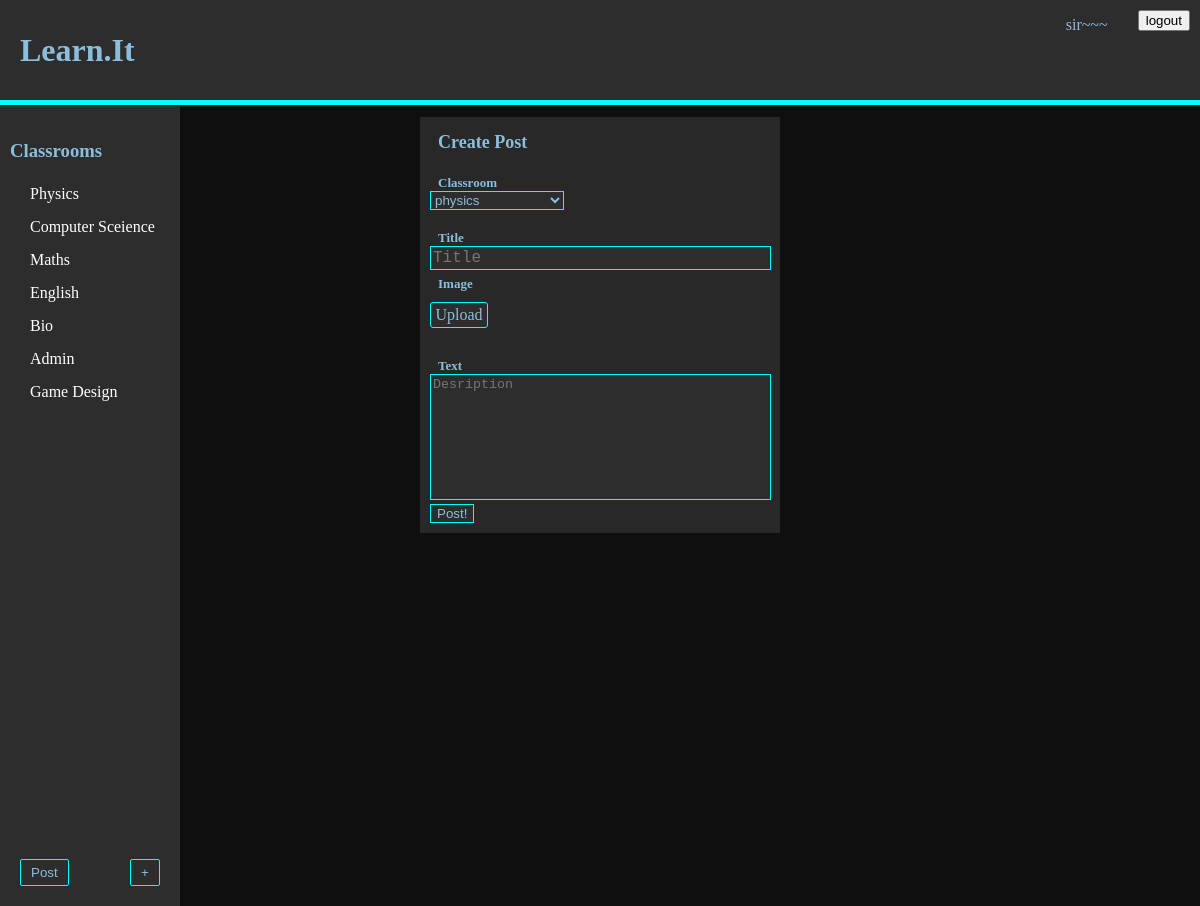
/p (signed in), run on the app's committed database.
### tables this page shows
CREATE TABLE User (id INTEGER PRIMARY KEY, name STRING, description TEXT, salt TEXT, password STRING);

CREATE TABLE User_Classroom (Uid INTEGER REFERENCES User (id), Cid INTEGER REFERENCES classroom (id), Admin BOOLEAN NOT NULL);

CREATE TABLE classroom (id INTEGER PRIMARY KEY, name STRING (25), description TEXT (100), ProPic TEXT);

### main.py (the view)
@app.route("/p")
def Post():
    if session.get("_User") is None:
        return redirect(url_for("main_user"))
    classes = do_query("""select classroom.name, Cid from User_Classroom
                        join classroom ON classroom.id = Cid WHERE Uid = ?;
                        """, (int(session["_User"]),), None)
    id = session["_User"]
    name = do_query("SELECT name from User where id = ?",
                    (session["_User"],), "fetch")
    return render_template("Post.html", title="Post", classrooms=classes,
                           uid=id, user_name=name)

### main.py (called while the page is built)
def do_query(query, data, fetch):
    conn = sqlite3.connect("learnit.db")
    cur = conn.cursor()
    cur.execute(query, data)
    if fetch is None:
        result = cur.fetchall()
    else:
        result = cur.fetchone()
    conn.close()
    return result

### templates/Post.html (shortened to what this page needs)
<!DOCTYPE html>
<html lang="en" dir="ltr">
  <head>
    <link class="jsbin" href="http://ajax.googleapis.com/ajax/libs/jqueryui/1/themes/base/jquery-ui.css" rel="stylesheet" type="text/css" />
  </head>
  <body>
    {%include 'header.html'%}
  {%include 'sidebar.html'%}
    <div class="post">
      <h1 class="post-title">Create Post</h1>
      <br>
      <h1 class="post-subtext">Classroom</h1><br>
      <form action="/SubmitPost" method="post" enctype="multipart/form-data">
        <select class="class-input" name="classroom" placeholder="Classroom">
          {%for i in classrooms%}
          <option value="{{i[1]}}">{{i[0]}}</option>
          {%endfor%}
        </select>
        <br><br>
        <h1 class="post-subtext">Title</h1><br>
        <textarea name="Title" rows="1" cols="40" maxlength="50" class="title-input" placeholder="Title"></textarea>
        <br> <h1 class="post-subtext">Image</h1><br>
        <div class="fileUpload btn btn-primary">
      <span>Upload</span>
      </div>
        <br>
        <h1 class="post-subtext">Text</h1><br>
        <textarea name="content" rows="8" cols="40" placeholder="Desription" class="text-input"></textarea>
        <input class="submit-input" type="submit" value="Post!">
      </form>
    </div>
  </body>
</html>

### templates/header.html (shortened to what this page needs)
<!DOCTYPE html>
<html lang="en" dir="ltr">
<link rel="stylesheet" href="../static/css/style.css">
  <head>
  </head>
  <body>
    <div class="header">
        <h1 class="title"><a href="/" class="Title-link">Learn.it</a>
        </h1>
        {%if login != "1"%}
        <div class="login-box">
          {%if uid == 0%}
          <br>
          <form class="" action="/login" method="post">
            <input class="login-input" type="text" name="UserName" placeholder="User Name">
            <button type="button" name="button"><a href="sign-up">sign up</a> </button>
            <br><br>
            <input class="login-input" type="password" name="Password" placeholder="Password">
            <input type="submit" name="" value="login">
          </form>
          {%else%}
          <form class="logout" action="/logout" method="post">
            <input type="submit" name="" value="logout">
          </form>
              <p class="loggedin-name">{{user_name[0]}}</p>
          {%endif%}
        </div>
        {%endif%}
    </div>
  </body>
</html>

### templates/sidebar.html (shortened to what this page needs)
<!DOCTYPE html>
<html lang="en" dir="ltr">
<link rel="stylesheet" href="../static/css/style.css">
  <head>
  </head>
  <body>
    <div class="sidebar">
      <a href="/c" class="sidebar-Title"><h3 class="sidebar-Title">Classrooms</h3></a>
      {%for i in classrooms%}
        <a href="/c/{{i[1]}}" class="sidebar-Text">{{i[0]}}</a>
      {%endfor%}
    </div>
    {%if uid != 0%}
    <button type="button" class="make-class-link" style="left:20px" >
      <a href="/p">Post</a>
    </button>
    <button type="button" class="make-class-link" >
      <a href="/make_C">+</a>
    </button>
    {%endif%}
  </body>
</html>

### static/css/style.css (style rules this page uses)
div.header { width: 100%; background-color: rgb(45,45,45); height: 100px; padding: 0; color: rgb(140,190,220); border-bottom: solid 5px cyan; margin-bottom: 1px; position: relative; }
body { margin: 0; background-color: rgb(15,15,15) }
a { text-decoration: none; }
.title { margin-top: 0px; margin-left: 20px; text-transform: capitalize; line-height: 100px; text-decoration: none; color:rgb(140,190,220); margin-bottom: 0; float:left; }
.Title-link { text-decoration: none; height:100%; color:rgb(140,190,220); }
.sidebar { height: 100vh; width: 15vw; background-color: rgb(45,45,45); color:rgb(140,190,220); float: left; top: 0px; position:sticky; }
.sidebar-Title { margin-top: 0px; margin-left: 10px; line-height: 30px; color: rgb(140,190,220); text-decoration: none; }
.sidebar-Text { margin-left: 30px; color: white; text-transform: capitalize; display: block; margin-bottom: 15px; }
div.post { margin-left: auto; margin-right: auto; width: 30vw; background-color: rgb(40,40,40); padding-bottom: 10px; }
.post-title { font-size: large; color: rgb(140,190,220); text-transform: capitalize; margin-left: 5%; margin-right: 5%; margin-bottom: 2px; padding-bottom: 0px; padding-top: 15px; text-decoration: none; }
.post-subtext { font-size: small; color: rgb(140,190,220); margin-left: 5%; margin-top: 0px; text-decoration: none; display: inline; text-transform: capitalize; }
.login-box { position: absolute; display: inline-block; height: 100%; width: 20%; right: 0; float: right; }
.loggedin-name { float: right; margin-right: 20px; }
.logout { float: right; display: block; margin: 10px }
.title-input { background-color: rgb(45,45,45); color: rgb(140,190,220); font-size: large; margin-left: 10px; border: solid cyan 1px; resize: none; overflow: hidden; width: 93%; }
.text-input { background-color: rgb(45,45,45); color: rgb(140,190,220); margin-left: 10px; border: solid cyan 1px; resize: none; overflow: hidden; width: 93%; }
.class-input { background-color: rgb(45,45,45); border: solid cyan 1px; color: rgb(140,190,220); margin-left: 10px; }
.fileUpload { position: relative; overflow: hidden; margin: 10px; background-color: rgb(45,45,45); width:50px; text-align: center; padding: 3px; border-radius: 3px; margin-left: 10px; border: 1px solid cyan; color: rgb(140,190,220); }
.submit-input { cursor: pointer; margin-left: 10px; background-color: rgb(45,45,45); color: rgb(140,190,220); border: 1px solid cyan; }
a { color: inherit; text-decoration: none; }
.make-class-link { left: calc(15vw - 50px); bottom: 20px; position: fixed; display: block; color: rgb(140,190,220); border: 1px solid cyan; background-color: rgb(45,45,45); padding-left: 10px; padding-right: 10px; padding-top: 5px; padding-bottom: 5px; border-radius: 2px; }

### data on the page
User: name "sir~~~"
User_Classroom: name "Physics"
User_Classroom: name "Computer Sceience"
User_Classroom: name "Maths"
User_Classroom: name "English"
User_Classroom: name "Bio"
User_Classroom: name "Admin"
User_Classroom: name "Game Design"

### other printed values
form field classroom "physics"
